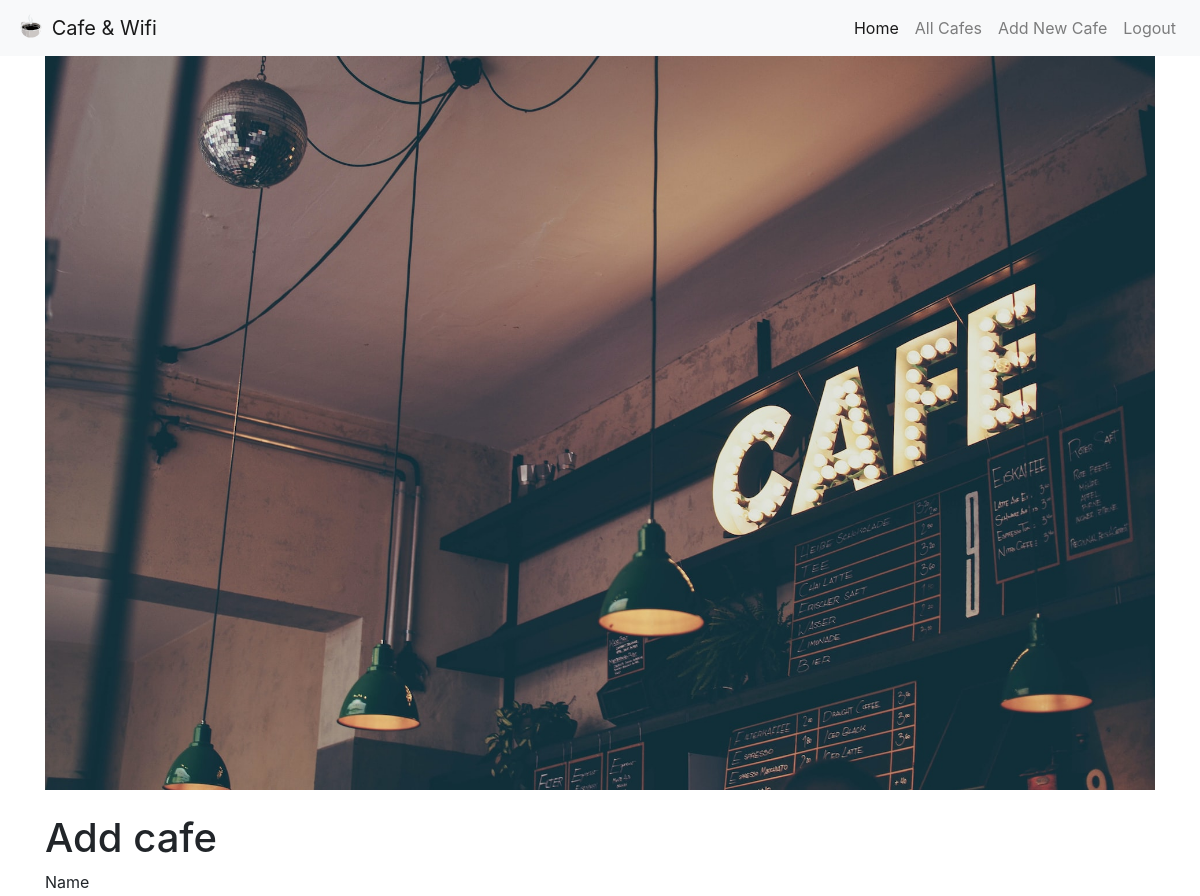
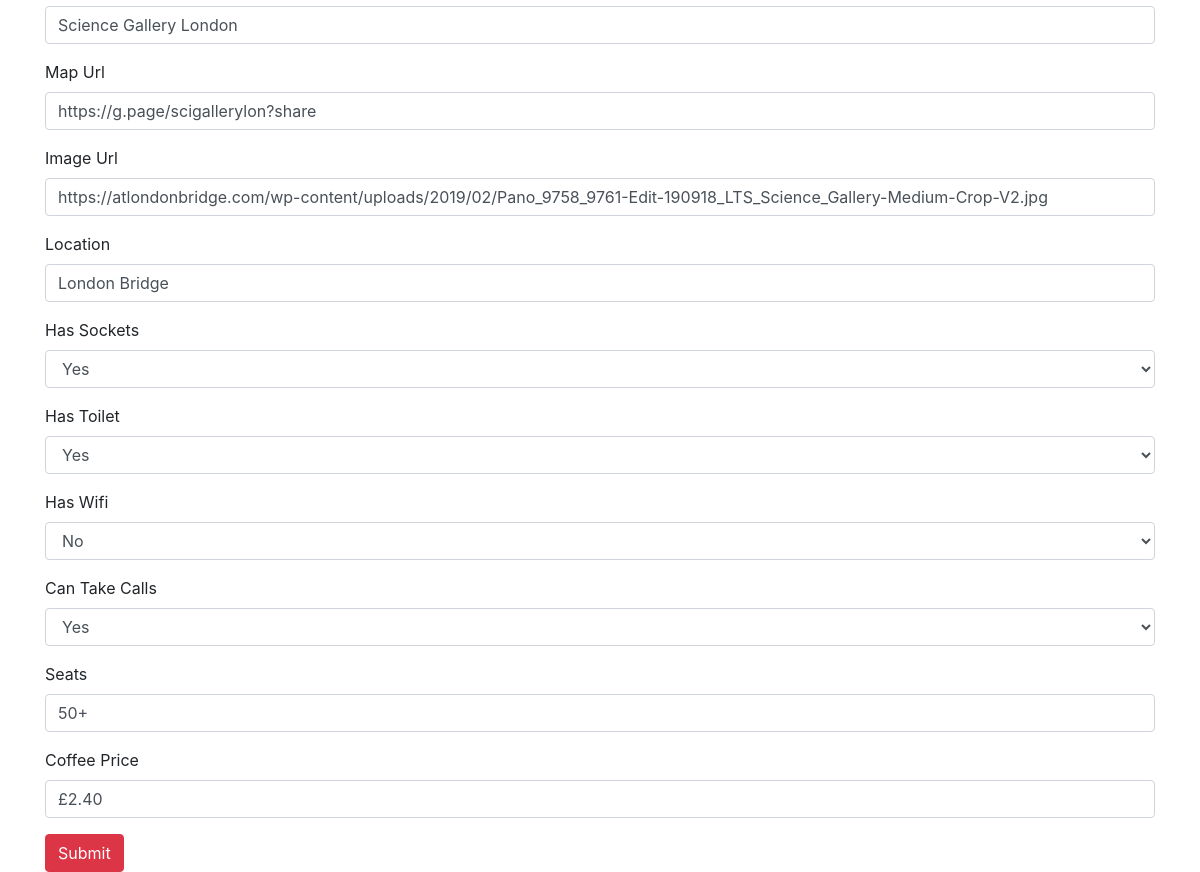
Page /edit/1 (signed in) on the committed database (2 pictures, top to bottom).
### main.py (models this page shows)
class Cafe(db.Model):
    id = db.Column(db.Integer, primary_key=True)
    name = db.Column(db.String(250), unique=True, nullable=False)
    map_url = db.Column(db.String(500), nullable=False)
    img_url = db.Column(db.String(500), nullable=False)
    location = db.Column(db.String(250), nullable=False)
    has_sockets = db.Column(db.Boolean, nullable=False)
    has_toilet = db.Column(db.Boolean, nullable=False)
    has_wifi = db.Column(db.Boolean, nullable=False)
    can_take_calls = db.Column(db.Boolean, nullable=False)
    seats = db.Column(db.String(250))
    coffee_price = db.Column(db.String(250))

### main.py (the view, shortened to what this page needs)
@app.route('/edit/<int:cafe_id>', methods=['GET', 'POST'])
@login_required
def edit_cafe(cafe_id):
    print('button clicked')
    cafe = Cafe.query.filter_by(id=cafe_id).first()
    form = AddCafe()
    form.name.data = cafe.name
    form.map_url.data = cafe.map_url
    form.img_url.data = cafe.img_url
    form.location.data = cafe.location
    if cafe.has_sockets == 1:
        form.has_sockets.data = 'Yes'
    else:
        form.has_sockets.data = "No"
    if cafe.has_toilet == 1:
        form.has_toilet.data = 'Yes'
    else:
        form.has_toilet.data = "No"
    if cafe.has_wifi == 1:
        form.has_wifi.data = 'Yes'
    else:
        form.has_wifi.data = "No"
    if cafe.can_take_calls == 1:
        form.can_take_calls.data = 'Yes'
    else:
        form.can_take_calls.data = "No"
    form.seats.data = cafe.seats
    form.coffee_price.data = cafe.coffee_price
    return render_template('form.html', form=form)

### main.py
class AddCafe(FlaskForm):
    name = StringField('Name', validators=[DataRequired()])
    map_url = URLField('Map Url', validators=[DataRequired()])
    img_url = URLField('Image Url', validators=[DataRequired()])
    location = StringField('Location', validators=[DataRequired()])
    has_sockets = SelectField('Has Sockets', choices=['Yes', 'No'])
    has_toilet = SelectField('Has Toilet', choices=['Yes', 'No'])
    has_wifi = SelectField('Has Wifi', choices=['Yes', 'No'])
    can_take_calls = SelectField('Can Take Calls', choices=['Yes', 'No'])
    seats = StringField('Seats', validators=[DataRequired()])
    coffee_price = StringField('Coffee Price', validators=[DataRequired()])
    submit = SubmitField('Submit')

### main.py (called while the page is built)
@login_manager.user_loader
def load_user(user_id):
    return User.query.get(user_id)

### templates/form.html
{% import "bootstrap/wtf.html" as wtf %}
{% extends "base.html" %}
{% block content %}
<div class="container">
    <img src="/static/cafe.jpeg" class="img-fluid" alt="Responsive image" style="max-width:100%; height:auto;">
    <h1 class="mt-4">Add cafe</h1>
    {{wtf.quick_form(form=form, method='post', button_map={'submit':'danger'})}}
</div>
{% endblock %}

### templates/base.html (shortened to what this page needs)
<!doctype html>
<html lang="en">
  <head>
    <link rel="stylesheet" href="https://cdn.jsdelivr.net/npm/bootstrap@4.0.0/dist/css/bootstrap.min.css">
  </head>
  <body>
  <nav class="navbar navbar-expand-lg navbar-light bg-light">
  <a class="navbar-brand" href="{{ url_for('index') }}">
    <img src="/static/coffee.svg" width="30" height="25" alt="" class="d-inline-block align-top">
    Cafe & Wifi
  </a>
  <div class="collapse navbar-collapse justify-content-end" id="navbarNav">
    <ul class="navbar-nav ">
      <li class="nav-item active">
        <a class="nav-link" href="{{ url_for('index') }}">Home <span class="sr-only">(current)</span></a>
      </li>
      <li class="nav-item">
        <a class="nav-link" href="{{ url_for('get_cafe') }}">All Cafes</a>
      </li>
      {% if current_user.is_authenticated %}
      <li class="nav-item">
        <a class="nav-link" href="{{ url_for('add_cafe') }}">Add New Cafe</a>
      </li>
      <li class="nav-item">
        <a class="nav-link" href="{{ url_for('logout') }}">Logout</a>
      </li>
      {% endif %}
    </ul>
  </div>
</nav>
{% block content %} {% endblock %}
  </body>
</html>

### rows in the picture
Cafe: name "Science Gallery London", map_url "https://g.page/scigallerylon?share", img_url "https://atlondonbridge.com/wp-content/uploads/2019/02/Pano_9758_9761-Edit-190918_LTS_Science_Gallery-Medium-Crop-V2.jpg", location "London Bridge", has_sockets "Yes", has_toilet "Yes", has_wifi "No", can_take_calls "Yes", seats "50+", coffee_price "£2.40"
